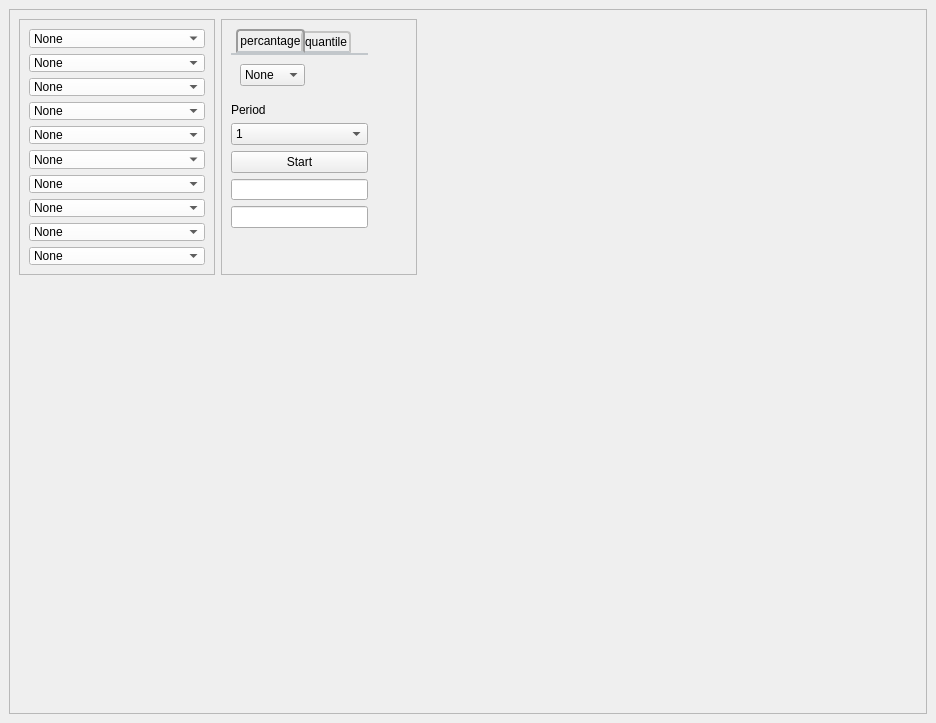
<?xml version="1.0" encoding="UTF-8"?>
<ui version="4.0">
 <class>Test</class>
 <widget class="QMainWindow" name="Test">
  <property name="geometry">
   <rect>
    <x>0</x>
    <y>0</y>
    <width>936</width>
    <height>723</height>
   </rect>
  </property>
  <property name="windowTitle">
   <string>MainWindow</string>
  </property>
  <property name="styleSheet">
   <string notr="true"/>
  </property>
  <widget class="QWidget" name="centralwidget">
   <property name="styleSheet">
    <string notr="true"/>
   </property>
   <layout class="QGridLayout" name="gridLayout_4">
    <item row="0" column="1">
     <widget class="QFrame" name="frame">
      <property name="frameShape">
       <enum>QFrame::StyledPanel</enum>
      </property>
      <property name="frameShadow">
       <enum>QFrame::Raised</enum>
      </property>
      <widget class="QWidget" name="">
       <property name="geometry">
        <rect>
         <x>10</x>
         <y>10</y>
         <width>398</width>
         <height>256</height>
        </rect>
       </property>
       <layout class="QHBoxLayout" name="horizontalLayout">
        <item>
         <widget class="QFrame" name="Companies">
          <property name="frameShape">
           <enum>QFrame::StyledPanel</enum>
          </property>
          <property name="frameShadow">
           <enum>QFrame::Raised</enum>
          </property>
          <layout class="QVBoxLayout" name="verticalLayout">
           <item>
            <widget class="QComboBox" name="C1">
             <property name="styleSheet">
              <string notr="true">QComboBox {
	background-color:white;
}</string>
             </property>
             <item>
              <property name="text">
               <string>None</string>
              </property>
             </item>
             <item>
              <property name="text">
               <string>1</string>
              </property>
             </item>
             <item>
              <property name="text">
               <string>2</string>
              </property>
             </item>
             <item>
              <property name="text">
               <string>3</string>
              </property>
             </item>
             <item>
              <property name="text">
               <string>4</string>
              </property>
             </item>
             <item>
              <property name="text">
               <string>5</string>
              </property>
             </item>
             <item>
              <property name="text">
               <string>6</string>
              </property>
             </item>
             <item>
              <property name="text">
               <string>7</string>
              </property>
             </item>
             <item>
              <property name="text">
               <string>Apple</string>
              </property>
             </item>
             <item>
              <property name="text">
               <string>Microsoft</string>
              </property>
             </item>
             <item>
              <property name="text">
               <string>Yandex</string>
              </property>
             </item>
            </widget>
           </item>
           <item>
            <widget class="QComboBox" name="C2">
             <property name="styleSheet">
              <string notr="true">QComboBox {
	background-color:white;
}</string>
             </property>
             <item>
              <property name="text">
               <string>None</string>
              </property>
             </item>
             <item>
              <property name="text">
               <string>1</string>
              </property>
             </item>
             <item>
              <property name="text">
               <string>2</string>
              </property>
             </item>
             <item>
              <property name="text">
               <string>3</string>
              </property>
             </item>
             <item>
              <property name="text">
               <string>4</string>
              </property>
             </item>
             <item>
              <property name="text">
               <string>5</string>
              </property>
             </item>
             <item>
              <property name="text">
               <string>6</string>
              </property>
             </item>
             <item>
              <property name="text">
               <string>7</string>
              </property>
             </item>
             <item>
              <property name="text">
               <string>Apple</string>
              </property>
             </item>
             <item>
              <property name="text">
               <string>Microsoft</string>
              </property>
             </item>
             <item>
              <property name="text">
               <string>Yandex</string>
              </property>
             </item>
            </widget>
           </item>
           <item>
            <widget class="QComboBox" name="C3">
             <property name="styleSheet">
              <string notr="true">QComboBox {
	background-color:white;
}</string>
             </property>
             <item>
              <property name="text">
               <string>None</string>
              </property>
             </item>
             <item>
              <property name="text">
               <string>1</string>
              </property>
             </item>
             <item>
              <property name="text">
               <string>2</string>
              </property>
             </item>
             <item>
              <property name="text">
               <string>3</string>
              </property>
             </item>
             <item>
              <property name="text">
               <string>4</string>
              </property>
             </item>
             <item>
              <property name="text">
               <string>5</string>
              </property>
             </item>
             <item>
              <property name="text">
               <string>6</string>
              </property>
             </item>
             <item>
              <property name="text">
               <string>7</string>
              </property>
             </item>
             <item>
              <property name="text">
               <string>Apple</string>
              </property>
             </item>
             <item>
              <property name="text">
               <string>Microsoft</string>
              </property>
             </item>
             <item>
              <property name="text">
               <string>Yandex</string>
              </property>
             </item>
            </widget>
           </item>
           <item>
            <widget class="QComboBox" name="C4">
             <property name="styleSheet">
              <string notr="true">QComboBox {
	background-color:white;
}</string>
             </property>
             <item>
              <property name="text">
               <string>None</string>
              </property>
             </item>
             <item>
              <property name="text">
               <string>1</string>
              </property>
             </item>
             <item>
              <property name="text">
               <string>2</string>
              </property>
             </item>
             <item>
              <property name="text">
               <string>3</string>
              </property>
             </item>
             <item>
              <property name="text">
               <string>4</string>
              </property>
             </item>
             <item>
              <property name="text">
               <string>5</string>
              </property>
             </item>
             <item>
              <property name="text">
               <string>6</string>
              </property>
             </item>
             <item>
              <property name="text">
               <string>7</string>
              </property>
             </item>
             <item>
              <property name="text">
               <string>Apple</string>
              </property>
             </item>
             <item>
              <property name="text">
               <string>Microsoft</string>
              </property>
             </item>
             <item>
              <property name="text">
               <string>Yandex</string>
              </property>
             </item>
            </widget>
           </item>
           <item>
            <widget class="QComboBox" name="C5">
             <property name="styleSheet">
              <string notr="true">QComboBox {
	background-color:white;
}</string>
             </property>
             <item>
              <property name="text">
               <string>None</string>
              </property>
             </item>
             <item>
              <property name="text">
               <string>1</string>
              </property>
             </item>
             <item>
              <property name="text">
               <string>2</string>
              </property>
             </item>
             <item>
              <property name="text">
               <string>3</string>
              </property>
             </item>
             <item>
              <property name="text">
               <string>4</string>
              </property>
             </item>
             <item>
              <property name="text">
               <string>5</string>
              </property>
             </item>
             <item>
              <property name="text">
               <string>6</string>
              </property>
             </item>
             <item>
              <property name="text">
               <string>7</string>
              </property>
             </item>
             <item>
              <property name="text">
               <string>Apple</string>
              </property>
             </item>
             <item>
              <property name="text">
               <string>Microsoft</string>
              </property>
             </item>
             <item>
              <property name="text">
               <string>Yandex</string>
              </property>
             </item>
            </widget>
           </item>
           <item>
            <widget class="QComboBox" name="C6">
             <property name="styleSheet">
              <string notr="true">QComboBox {
	background-color:white;
}</string>
             </property>
             <item>
              <property name="text">
               <string>None</string>
              </property>
             </item>
             <item>
              <property name="text">
               <string>1</string>
              </property>
             </item>
             <item>
              <property name="text">
               <string>2</string>
              </property>
             </item>
             <item>
              <property name="text">
               <string>3</string>
              </property>
             </item>
             <item>
              <property name="text">
               <string>4</string>
              </property>
             </item>
             <item>
              <property name="text">
               <string>5</string>
              </property>
             </item>
             <item>
              <property name="text">
               <string>6</string>
              </property>
             </item>
             <item>
              <property name="text">
               <string>7</string>
              </property>
             </item>
             <item>
              <property name="text">
               <string>Apple</string>
              </property>
             </item>
             <item>
              <property name="text">
               <string>Microsoft</string>
              </property>
             </item>
             <item>
              <property name="text">
               <string>Yandex</string>
              </property>
             </item>
            </widget>
           </item>
           <item>
            <widget class="QComboBox" name="C7">
             <property name="styleSheet">
              <string notr="true">QComboBox {
	background-color:white;
}</string>
             </property>
             <item>
              <property name="text">
               <string>None</string>
              </property>
             </item>
             <item>
              <property name="text">
               <string>1</string>
              </property>
             </item>
             <item>
              <property name="text">
               <string>2</string>
              </property>
             </item>
             <item>
              <property name="text">
               <string>3</string>
              </property>
             </item>
             <item>
              <property name="text">
               <string>4</string>
              </property>
             </item>
             <item>
              <property name="text">
               <string>5</string>
              </property>
             </item>
             <item>
              <property name="text">
               <string>6</string>
              </property>
             </item>
             <item>
              <property name="text">
               <string>7</string>
              </property>
             </item>
             <item>
              <property name="text">
               <string>Apple</string>
              </property>
             </item>
             <item>
              <property name="text">
               <string>Microsoft</string>
              </property>
             </item>
             <item>
              <property name="text">
               <string>Yandex</string>
              </property>
             </item>
            </widget>
           </item>
           <item>
            <widget class="QComboBox" name="C8">
             <property name="styleSheet">
              <string notr="true">QComboBox {
	background-color:white;
}</string>
             </property>
             <item>
              <property name="text">
               <string>None</string>
              </property>
             </item>
             <item>
              <property name="text">
               <string>1</string>
              </property>
             </item>
             <item>
              <property name="text">
               <string>2</string>
              </property>
             </item>
             <item>
              <property name="text">
               <string>3</string>
              </property>
             </item>
             <item>
              <property name="text">
               <string>4</string>
              </property>
             </item>
             <item>
              <property name="text">
               <string>5</string>
              </property>
             </item>
             <item>
              <property name="text">
               <string>6</string>
              </property>
             </item>
             <item>
              <property name="text">
               <string>7</string>
              </property>
             </item>
             <item>
              <property name="text">
               <string>Apple</string>
              </property>
             </item>
             <item>
              <property name="text">
               <string>Microsoft</string>
              </property>
             </item>
             <item>
              <property name="text">
               <string>Yandex</string>
              </property>
             </item>
            </widget>
           </item>
           <item>
            <widget class="QComboBox" name="C9">
             <property name="styleSheet">
              <string notr="true">QComboBox {
	background-color:white;
}</string>
             </property>
             <item>
              <property name="text">
               <string>None</string>
              </property>
             </item>
             <item>
              <property name="text">
               <string>1</string>
              </property>
             </item>
             <item>
              <property name="text">
               <string>2</string>
              </property>
             </item>
             <item>
              <property name="text">
               <string>3</string>
              </property>
             </item>
             <item>
              <property name="text">
               <string>4</string>
              </property>
             </item>
             <item>
              <property name="text">
               <string>5</string>
              </property>
             </item>
             <item>
              <property name="text">
               <string>6</string>
              </property>
             </item>
             <item>
              <property name="text">
               <string>7</string>
              </property>
             </item>
             <item>
              <property name="text">
               <string>Apple</string>
              </property>
             </item>
             <item>
              <property name="text">
               <string>Microsoft</string>
              </property>
             </item>
             <item>
              <property name="text">
               <string>Yandex</string>
              </property>
             </item>
            </widget>
           </item>
           <item>
            <widget class="QComboBox" name="C10">
             <property name="styleSheet">
              <string notr="true">QComboBox {
	background-color:white;
}</string>
             </property>
             <item>
              <property name="text">
               <string>None</string>
              </property>
             </item>
             <item>
              <property name="text">
               <string>1</string>
              </property>
             </item>
             <item>
              <property name="text">
               <string>2</string>
              </property>
             </item>
             <item>
              <property name="text">
               <string>3</string>
              </property>
             </item>
             <item>
              <property name="text">
               <string>4</string>
              </property>
             </item>
             <item>
              <property name="text">
               <string>5</string>
              </property>
             </item>
             <item>
              <property name="text">
               <string>6</string>
              </property>
             </item>
             <item>
              <property name="text">
               <string>7</string>
              </property>
             </item>
             <item>
              <property name="text">
               <string>Apple</string>
              </property>
             </item>
             <item>
              <property name="text">
               <string>Microsoft</string>
              </property>
             </item>
             <item>
              <property name="text">
               <string>Yandex</string>
              </property>
             </item>
            </widget>
           </item>
          </layout>
         </widget>
        </item>
        <item>
         <widget class="QFrame" name="Info">
          <property name="frameShape">
           <enum>QFrame::StyledPanel</enum>
          </property>
          <property name="frameShadow">
           <enum>QFrame::Raised</enum>
          </property>
          <widget class="QWidget" name="">
           <property name="geometry">
            <rect>
             <x>10</x>
             <y>10</y>
             <width>137</width>
             <height>199</height>
            </rect>
           </property>
           <layout class="QVBoxLayout" name="verticalLayout_4">
            <item>
             <layout class="QVBoxLayout" name="verticalLayout_3">
              <item>
               <widget class="QTabWidget" name="tabWidget">
                <property name="styleSheet">
                 <string notr="true">QTabWidget::pane { /* The tab widget frame */
    border-top: 2px solid #C2C7CB;
}

QTabWidget::tab-bar {
    left: 5px; /* move to the right by 5px */
}

/* Style the tab using the tab sub-control. Note that
    it reads QTabBar _not_ QTabWidget */
QTabBar::tab {
    background: qlineargradient(x1: 0, y1: 0, x2: 0, y2: 1,
                                stop: 0 #E1E1E1, stop: 0.4 #DDDDDD,
                                stop: 0.5 #D8D8D8, stop: 1.0 #D3D3D3);
    border: 2px solid #C4C4C3;
    border-bottom-color: #C2C7CB; /* same as the pane color */
    border-top-left-radius: 4px;
    border-top-right-radius: 4px;
    min-width: 8ex;
    padding: 2px;
}

QTabBar::tab:selected, QTabBar::tab:hover {
    background: qlineargradient(x1: 0, y1: 0, x2: 0, y2: 1,
                                stop: 0 #fafafa, stop: 0.4 #f4f4f4,
                                stop: 0.5 #e7e7e7, stop: 1.0 #fafafa);
}

QTabBar::tab:selected {
    border-color: #9B9B9B;
    border-bottom-color: #C2C7CB; /* same as pane color */
}

QTabBar::tab:!selected {
    margin-top: 2px; /* make non-selected tabs look smaller */
}

/* make use of negative margins for overlapping tabs */
QTabBar::tab:selected {
    /* expand/overlap to the left and right by 4px */
    margin-left: -4px;
    margin-right: -4px;
}

QTabBar::tab:first:selected {
    margin-left: 0; /* the first selected tab has nothing to overlap with on the left */
}

QTabBar::tab:last:selected {
    margin-right: 0; /* the last selected tab has nothing to overlap with on the right */
}

QTabBar::tab:only-one {
    margin: 0; /* if there is only one tab, we don't want overlapping margins */
}</string>
                </property>
                <property name="currentIndex">
                 <number>0</number>
                </property>
                <widget class="QWidget" name="Percentage">
                 <attribute name="title">
                  <string>percantage</string>
                 </attribute>
                 <layout class="QFormLayout" name="formLayout_3">
                  <item row="0" column="0">
                   <widget class="QComboBox" name="PerOpt">
                    <item>
                     <property name="text">
                      <string>None</string>
                     </property>
                    </item>
                    <item>
                     <property name="text">
                      <string>99.9%</string>
                     </property>
                    </item>
                    <item>
                     <property name="text">
                      <string>99%</string>
                     </property>
                    </item>
                    <item>
                     <property name="text">
                      <string>95%</string>
                     </property>
                    </item>
                    <item>
                     <property name="text">
                      <string>90%</string>
                     </property>
                    </item>
                   </widget>
                  </item>
                 </layout>
                </widget>
                <widget class="QWidget" name="quantile">
                 <attribute name="title">
                  <string>quantile</string>
                 </attribute>
                 <layout class="QFormLayout" name="formLayout_2">
                  <item row="0" column="0">
                   <widget class="QComboBox" name="QuantOpt">
                    <item>
                     <property name="text">
                      <string>None</string>
                     </property>
                    </item>
                    <item>
                     <property name="text">
                      <string>3,090</string>
                     </property>
                    </item>
                    <item>
                     <property name="text">
                      <string>2,326</string>
                     </property>
                    </item>
                    <item>
                     <property name="text">
                      <string>1,645</string>
                     </property>
                    </item>
                    <item>
                     <property name="text">
                      <string>1,282</string>
                     </property>
                    </item>
                   </widget>
                  </item>
                 </layout>
                </widget>
               </widget>
              </item>
             </layout>
            </item>
            <item>
             <layout class="QVBoxLayout" name="verticalLayout_2">
              <item>
               <widget class="QLabel" name="Period">
                <property name="text">
                 <string>Period</string>
                </property>
               </widget>
              </item>
              <item>
               <widget class="QComboBox" name="days">
                <item>
                 <property name="text">
                  <string>1</string>
                 </property>
                </item>
                <item>
                 <property name="text">
                  <string>5</string>
                 </property>
                </item>
                <item>
                 <property name="text">
                  <string>10</string>
                 </property>
                </item>
                <item>
                 <property name="text">
                  <string>15</string>
                 </property>
                </item>
                <item>
                 <property name="text">
                  <string>20</string>
                 </property>
                </item>
               </widget>
              </item>
              <item>
               <widget class="QPushButton" name="Start">
                <property name="cursor">
                 <cursorShape>PointingHandCursor</cursorShape>
                </property>
                <property name="text">
                 <string>Start</string>
                </property>
               </widget>
              </item>
              <item>
               <widget class="QLineEdit" name="Benefit"/>
              </item>
              <item>
               <widget class="QLineEdit" name="Risk">
                <property name="readOnly">
                 <bool>false</bool>
                </property>
               </widget>
              </item>
             </layout>
            </item>
           </layout>
          </widget>
         </widget>
        </item>
       </layout>
      </widget>
     </widget>
    </item>
   </layout>
  </widget>
 </widget>
 <resources/>
 <connections/>
</ui>
